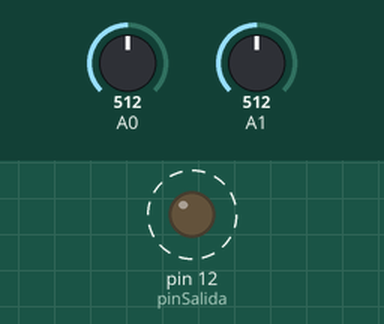
A sketch run on a simulated Arduino Uno, built with avr-gcc and run on an emulated ATmega328P. On the bench: output pins drawn as LEDs (lit = HIGH). Dashed ring = blinking. Inputs (shaded band) come from the test bench; at power-on: A0 = 512, A1 = 512. What the sketch prints to the serial monitor is not drawn.

Above: at 1.2 s.
1.3 s: A0 set to 0
Timing chart, 0 to 10.3 s (numbered marks = the images above; inputs shaded):
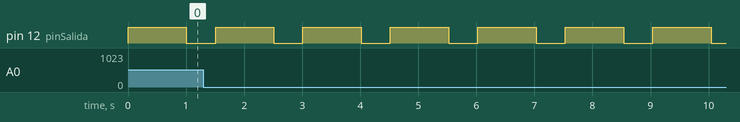

The sketch:

puenteW1.1.ino
```cpp
const int pinSalida = 12;

void setup() {
  Serial.begin(9600); // Inicializa la comunicación serial
  pinMode(pinSalida, HIGH);
}

void loop() {
  //supongo que fijaremos vin pero sino se lee como int vin = voltaje(analogRead(A2))
  float va; // Lee el valor del potenciómetro
  float vb; // Convierte a voltaje (0-3.3V)
  float vin = 3.3;
  float R = 100000; //supongo una resistencia de 1k

  float resistencia = R *1.0* ((vin - 2*(va - vb))/(vin + 2*(va - vb))); //formula para despeje de Rx obtenida teoricamente

  // Imprime los valores en el monitor serial

  float media;
  float sumatorio = 0;


  for(int i = 0; i < 20; i++)
  { // calculo de la media de 10 medidas
    digitalWrite(pinSalida, HIGH);

    va = voltaje(analogRead(A0)); // Lee el valor del potenciómetro
    vb = voltaje(analogRead(A1)); // Convierte a voltaje (0-3.3V)
    delay(50);
    resistencia = R * (vin - 2*(va - vb))/(vin + 2*(va - vb));
    sumatorio += resistencia;
    // Imprime los valores
   // Serial.print("\nVa: ");
    //Serial.print(va);
    //Serial.print(" | Vb: ");
    //Serial.print(vb);
    //Serial.print(" | R: ");
    //Serial.println(resistencia);

    //Serial.print("ADC: ");
    //Serial.println(analogRead(A1));
  }

  media = sumatorio / 20.0;

  digitalWrite(pinSalida, LOW);

  //Serial.print("La media de resistencias es: ");
  Serial.println(media);

  delay(500);
}

///convierte a voltaje
float voltaje(int adc)
{
  float voltaje = adc *(3.3/1024); //si decidimos dejarlo fijo

  return voltaje;
}
```

Measured:
- by itself, pin 12 (pinSalida): alternates HIGH for 1.0 s and LOW for 0.50 s
